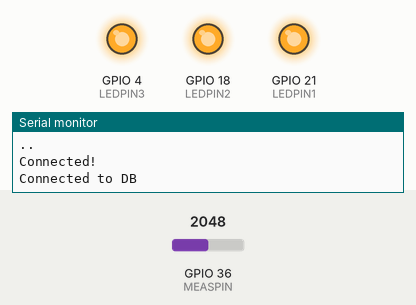
Bench run of a program on a simulated ESP32. Shown: output pins drawn as LEDs (lit = HIGH), the last lines printed to the serial monitor. The test bench sets the inputs (shaded band); at power-on: GPIO 36 (MEASPIN) = 2048. WiFi joins after 1.5 s; servers stay silent unless stated; the Firebase database answers and starts empty; pins used as bus, display or sensor lines are not drawn.

Above: at 2.01 s.
At 7.1 s:
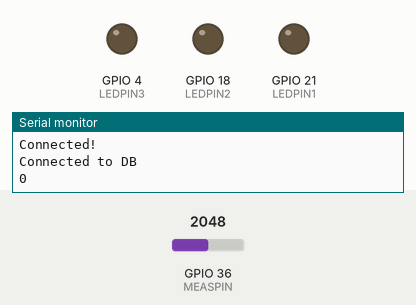
7.2 s: GPIO 36 (MEASPIN) set to 1380
8.7 s: GPIO 36 (MEASPIN) set to 1245
Timing chart, 0 to 11.7 s (numbered marks = the images above; inputs shaded):
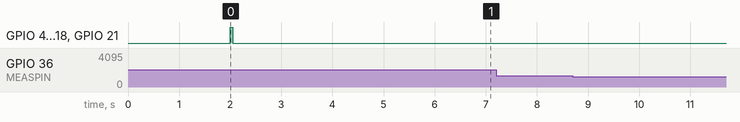

Measured:
- after the input at 7.2 s, every drawn part: stays the same
- after the input at 8.7 s, every drawn part: stays the same

The program:

main.cpp
```cpp
#define DEBUG
#include <Arduino.h>
#include"sensor.h"
#include<vector>
// #include<NimBLEDevice.h>
#include<WiFi.h>
#include<Firebase_ESP_Client.h>
#include<iostream>
#include<string>

#include"addons/TokenHelper.h"
#include"addons/RTDBHelper.h"

#define WIFISSID "SUTD_LAB"

#define APIKEY "AIzaSyD2TU0UxpJpOuW2OBsXVqzXEbkohpD3k2M"
#define DBURL "https://the-pressure-is-killing-me-default-rtdb.asia-southeast1.firebasedatabase.app/"

#define MEASPIN 36
#define CHARGEPIN1 14
#define CHARGEPIN2 25
#define CHARGEPIN3 32
#define RES 100.0F
#define LEDPIN1 21
#define LEDPIN2 18
#define LEDPIN3 4

FirebaseData fbdo;

FirebaseAuth fbAuth;
FirebaseConfig fbCfg;

bool signupOK{false};
unsigned long sendDataPrevMillis{0};

int MODE = 0;

float sensor2Calib[4] = {0.15333936823711974 , 1.5193198324068933 , 62.51617758380474 , 170.09574665570986};
float sensor3Calib[4] = {0.08285024543286705 , 1.3985125496097506 , 47.73275905875787 , 211.07650096510048};
float sensor1Calib[4] = {0.047888027937037746 , 1.973877204271394 , 27.69486075050948 , 177.17698606093919};

ResistSensor sensor1(CHARGEPIN1, MEASPIN, RES, sensor1Calib);
ResistSensor sensor2(CHARGEPIN2, MEASPIN, RES, sensor2Calib);
ResistSensor sensor3(CHARGEPIN3, MEASPIN, RES, sensor3Calib);

// #define SERVICE_UUID        "459c0c10-0eb9-11ed-861d-0242ac120002"
// #define CHARACTERISTIC_UUID "2c0b7b90-0eba-11ed-861d-0242ac120002"
//vector

int mmHg = 15;

int timeNow;


// class customBLECallback : public BLECharacteristicCallbacks
// {
// public:
// customBLECallback(){

// }
// void onRead(BLECharacteristic* pchar){
//   Serial.println("Read request recieved");
// }

// void onWrite(BLECharacteristic* pchar){
//   int temp = pchar->getValue<int>();
//   mmHg = temp;
//   Serial.print("New pressure value written: ");
//   Serial.println(mmHg);
// }

// };


void setup() {
  #ifdef DEBUG
  Serial.begin(115200);
  #endif
  WiFi.begin(WIFISSID);
  while(WiFi.status() != WL_CONNECTED){
    #ifdef DEBUG
    Serial.print(".");
    sleep(1);
    #endif
  }
  #ifdef DEBUG
  Serial.println("\n\rConnected!");

  #endif
  fbCfg.api_key = APIKEY;
  fbCfg.database_url = DBURL;


  if(Firebase.signUp(&fbCfg, &fbAuth,"","")){
    #ifdef DEBUG
    Serial.println("Connected to DB");
    #endif
    signupOK = true;
  }else{
    #ifdef DEBUG
    Serial.printf("%s\n", fbCfg.signer.signupError.message.c_str());
    #endif
  }

  fbCfg.token_status_callback = tokenStatusCallback;

  Firebase.begin(&fbCfg, &fbAuth);
  Firebase.reconnectWiFi(true);
  // Serial.println("BLE Services Begin.");
  // BLEDevice::init("ESP32 WAP");
  // BLEServer *pserver = BLEDevice::createServer();
  // BLEService *pservice = pserver->createService(SERVICE_UUID);
  // BLECharacteristic *pcharacteristic = pservice->createCharacteristic(CHARACTERISTIC_UUID,
  //                                                                     NIMBLE_PROPERTY::READ|NIMBLE_PROPERTY::WRITE);

  // Serial.print("characteristic val length: ");
  // Serial.println(pcharacteristic->getDataLength());

  // pcharacteristic->setValue(mmHg);

  // Serial.print("characteristic val length: ");
  // Serial.println(pcharacteristic->getDataLength());

  // pservice->start();
  // BLEAdvertising *padvertising = BLEDevice::getAdvertising();
  // padvertising->addServiceUUID(SERVICE_UUID);
  // padvertising->setScanResponse(true);
  // padvertising->setMinPreferred(0x06);
  // padvertising->setMaxPreferred(0x12);

  // pcharacteristic->setCallbacks(new customBLECallback);

  // BLEDevice::startAdvertising();
  pinMode(LEDPIN1, OUTPUT);
  pinMode(LEDPIN2, OUTPUT);
  pinMode(LEDPIN3, OUTPUT);
  digitalWrite(LEDPIN1, HIGH);
  digitalWrite(LEDPIN2, HIGH);
  digitalWrite(LEDPIN3, HIGH);
  delay(50);
  digitalWrite(LEDPIN1, LOW);
  digitalWrite(LEDPIN2, LOW);
  digitalWrite(LEDPIN3, LOW);
}

void loop() {
  // if(Serial.available()){
  //   BlueSer.write(Serial.read());
  // }
  // timeNow = micros();
  #ifdef DEBUG
  if(Serial.available() >= 1){
    try{
      MODE = (Serial.readString()).toInt();
    }catch(...){
      Serial.println("read failed");
    }
  }
  #endif

  if(Firebase.ready() && signupOK && (millis()-sendDataPrevMillis > 5000 || sendDataPrevMillis == 0)){
    sendDataPrevMillis = millis();
    if(Firebase.RTDB.getInt(&fbdo, "/pressure/Sock1")){
      if(fbdo.dataType() == "int"){
        if(fbdo.intData() != mmHg){
          mmHg = fbdo.intData();
          #ifdef DEBUG
          Serial.println(mmHg);
          #endif
        }

      }
    }else{
      #ifdef DEBUG
      Serial.println(fbdo.errorReason());
      #endif
    }
  }
  sensor1.ReadSensor();
  #ifdef DEBUG

  // delay(500);
  #endif

  sensor2.ReadSensor();
  #ifdef DEBUG
  if(MODE != 0){
    if(MODE == 1){
      Serial.print("sensor1: ");
      //Serial.print(sensor1.getRes());
      Serial.println(sensor1.getForce());
    }else if(MODE == 2){
      Serial.print("sensor2: ");
      //Serial.print(sensor2.getRes());
      Serial.println(sensor2.getForce());
    }else{
      Serial.print("sensor3: ");
      //Serial.print(sensor3.getRes());
      Serial.println(sensor3.getForce());
    }
    delay(500);
  }


  #endif

  sensor3.ReadSensor();
  #ifdef DEBUG

  // delay(500);
  #endif
  // Serial.print(sensor1.getRes());
  // Serial.print(" Ohm, Clock: ");
  // //Serial.println(mmHg);
  if(sensor1.getForce() > mmHg - 2 && sensor1.getForce() < mmHg + 2){
    digitalWrite(LEDPIN1, HIGH);
  }else{
    digitalWrite(LEDPIN1, LOW);
  }
  if(sensor2.getForce() > mmHg + 1  && sensor2.getForce() < mmHg + 3){
    digitalWrite(LEDPIN2, HIGH);
  }else{
    digitalWrite(LEDPIN2, LOW);
  }
  if(sensor3.getForce() > mmHg + 4 && sensor3.getForce() < mmHg + 6){
    digitalWrite(LEDPIN3, HIGH);
  }else{
    digitalWrite(LEDPIN3, LOW);
  }
  // if(sensor1.getRes()<101 && sensor1.getRes()>96){
  //   Serial.println("Within threshold");
  // }else{
  //   Serial.println("Exceeded threshold");
  // }
  // delayMicroseconds((int32_t)(1e6/HERTZ));
  delay(500);

}
```

sensor.h
```cpp
#include <Arduino.h>


class ResistSensor{
public:

  ResistSensor(int chargePin, int pin, int dividerRes, float calibrate[4] ):
    chargePin(chargePin), measurePin(pin), divider(dividerRes), a(calibrate[0]), b(calibrate[1]), c(calibrate[2]), d(calibrate[3])
    {
      pinMode(chargePin, OUTPUT);
      pinMode(pin, INPUT);
      digitalWrite(chargePin, LOW);

    }

  void ReadSensor(){
    timeNow = micros();
    float err = 100;
    // do{
    digitalWrite(chargePin, HIGH);
    //delayMicroseconds(250);
    refV = (analogRead(measurePin));

    //Serial.println(refV);
    measuredRes = (divider)*((4095.0/refV)-1);
    digitalWrite(chargePin, LOW);

    timeLag = micros() - timeNow;
    // }while(abs(err)*100 > 5);
  }  int getRes(){
    return measuredRes;
  }
  float getForce(){
    return (b-log((measuredRes-d)/c))/a;
  }
  float getHertz(){
    return 1/(timeLag/1e6);
  }
protected:
  float a;
  float b;
  float c;
  float d;
  int divider;
  int measuredRes;
  int measurePin;
  int chargePin;
  float refV;
  int timeNow;
  int timeLag;
  int prev{0};

};
```
